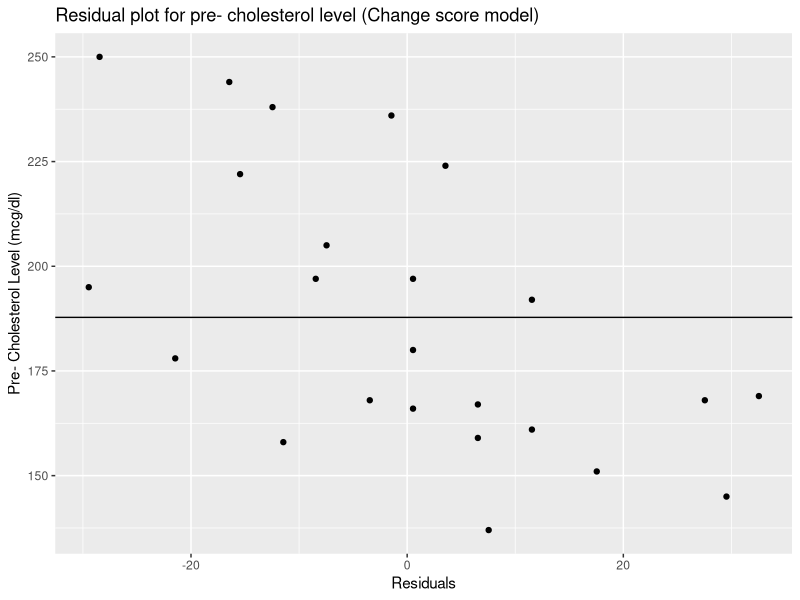
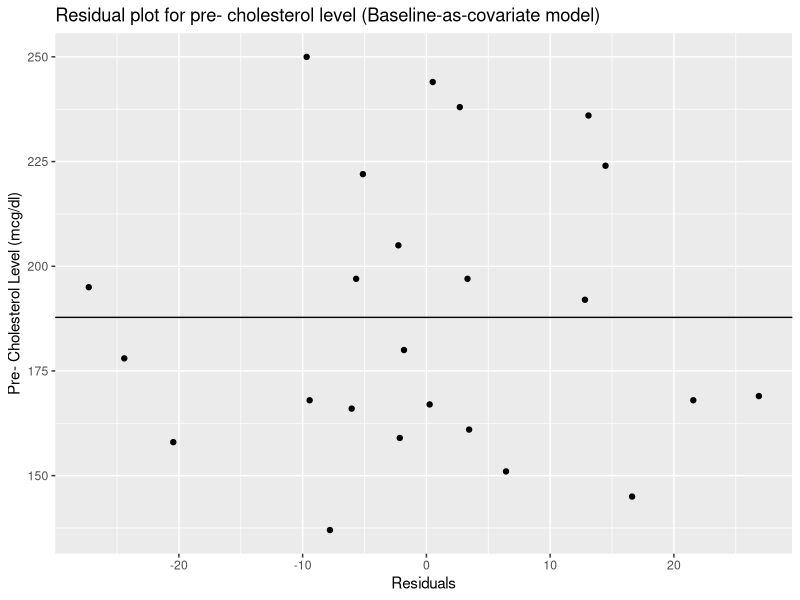

Reproduce these figures in R, in order.
## ---- chunk 1
library(ggplot2)

data = read.csv("../data/cholesterol.csv")

## ---- chunk 2
# part a
model0 = lm((after - before) ~ 1, data = data)
summary(model0)
AIC(model0)


## ---- chunk 3
# part b
result_t = t.test(data$before, data$after, paired = T)

## ---- chunk 4
# part c
model1 = lm(after ~ before, data = data)
summary(model1)
AIC(model1)

## ---- chunk 5
# part d
aov = anova(model1, model0)

ggplot(data, aes(x = model0$residuals, y = data$before)) +
  geom_point() +
  geom_hline(yintercept = mean(data$before)) +
  labs(
    x = "Residuals",
    y = "Pre- Cholesterol Level (mcg/dl)",
    title = "Residual plot for pre- cholesterol level (Change score model)"
  )

ggplot(data, aes(x = model1$residuals, y = data$before)) +
  geom_point() +
  geom_hline(yintercept = mean(data$before)) +
  labs(
    x = "Residuals",
    y = "Pre- Cholesterol Level (mcg/dl)",
    title = "Residual plot for pre- cholesterol level (Baseline-as-covariate model)"
  )
## ---- chunk 6
# part e
model2 = lm((after - before) ~ before, data = data)
summary(model2)

## ---- chunk 7
# # load the SASmarkdown package
# library(SASmarkdown)
# # set up the options so that knit knows where you SAS executable is
# # set the linesize to be easily readable on letter size paper, portrait
# # and set the knir options using opts_chunk$set().
# saspath <- "C:/Program Files/SASHome/SASFoundation/9.4/sas.exe"
# sasopts <- "-nosplash -linesize 75"
# knitr::opts_chunk$set(engine="sas", engine.path=saspath,
#         engine.opts=sasopts, comment=NA)
# # run these commands to convince yourself that
# # within this knitr session the engine changed.
# knitr::opts_chunk$get()$engine
# knitr::opts_chunk$get()$engine.path
# knitr::opts_chunk$get()$engine.opts
